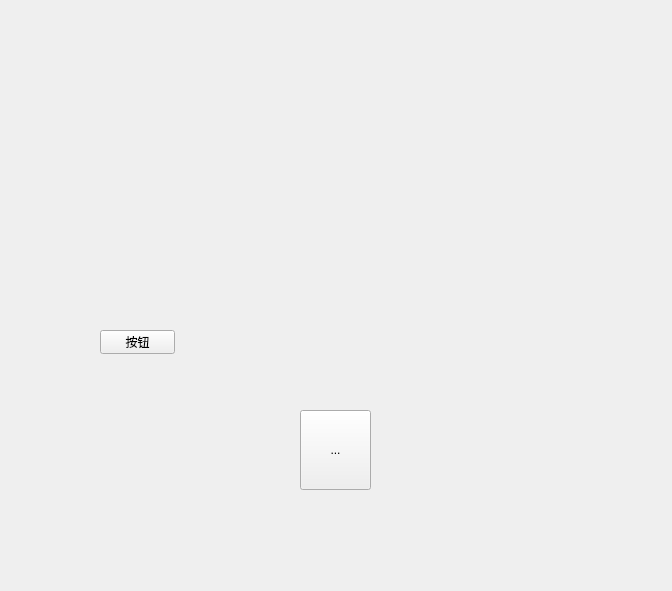
<?xml version="1.0" encoding="UTF-8"?>
<ui version="4.0">
 <class>MainWindow</class>
 <widget class="QWidget" name="MainWindow">
  <property name="geometry">
   <rect>
    <x>0</x>
    <y>0</y>
    <width>672</width>
    <height>591</height>
   </rect>
  </property>
  <property name="windowTitle">
   <string>MainWindow</string>
  </property>
  <widget class="QLabel" name="label">
   <property name="geometry">
    <rect>
     <x>240</x>
     <y>180</y>
     <width>61</width>
     <height>61</height>
    </rect>
   </property>
   <property name="text">
    <string/>
   </property>
  </widget>
  <widget class="QPushButton" name="pushButton">
   <property name="geometry">
    <rect>
     <x>100</x>
     <y>330</y>
     <width>75</width>
     <height>24</height>
    </rect>
   </property>
   <property name="text">
    <string>按钮</string>
   </property>
  </widget>
  <widget class="QToolButton" name="toolButton">
   <property name="geometry">
    <rect>
     <x>300</x>
     <y>410</y>
     <width>71</width>
     <height>80</height>
    </rect>
   </property>
   <property name="minimumSize">
    <size>
     <width>71</width>
     <height>80</height>
    </size>
   </property>
   <property name="maximumSize">
    <size>
     <width>71</width>
     <height>80</height>
    </size>
   </property>
   <property name="text">
    <string>...</string>
   </property>
   <property name="iconSize">
    <size>
     <width>71</width>
     <height>80</height>
    </size>
   </property>
  </widget>
 </widget>
 <resources/>
 <connections/>
</ui>
